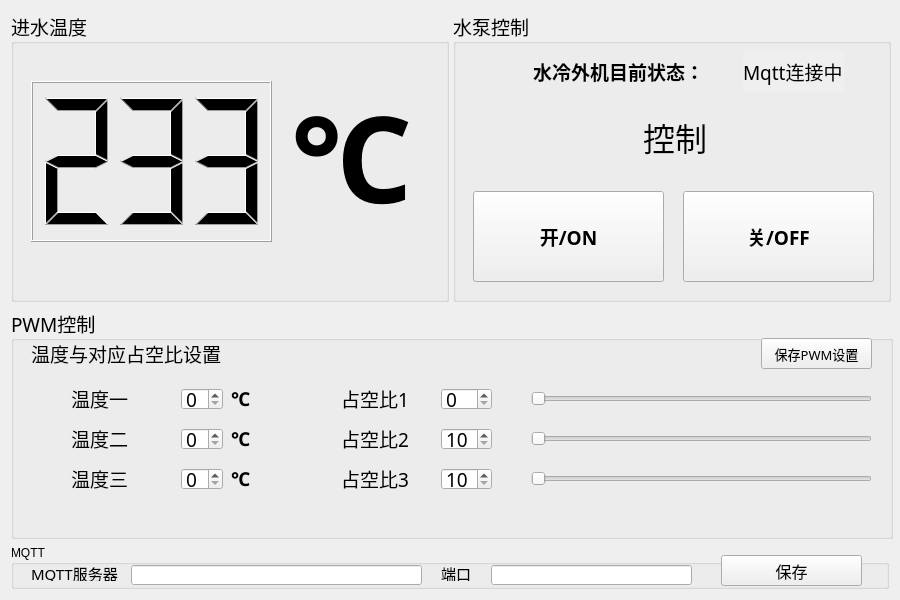
<?xml version="1.0" encoding="UTF-8"?>
<ui version="4.0">
 <class>Form</class>
 <widget class="QWidget" name="Form">
  <property name="geometry">
   <rect>
    <x>0</x>
    <y>0</y>
    <width>900</width>
    <height>600</height>
   </rect>
  </property>
  <property name="minimumSize">
   <size>
    <width>900</width>
    <height>600</height>
   </size>
  </property>
  <property name="maximumSize">
   <size>
    <width>900</width>
    <height>600</height>
   </size>
  </property>
  <property name="windowTitle">
   <string>水冷外机控制中心</string>
  </property>
  <layout class="QGridLayout" name="gridLayout">
   <item row="1" column="0" colspan="2">
    <widget class="QGroupBox" name="groupBox_3">
     <property name="minimumSize">
      <size>
       <width>882</width>
       <height>231</height>
      </size>
     </property>
     <property name="maximumSize">
      <size>
       <width>882</width>
       <height>231</height>
      </size>
     </property>
     <property name="font">
      <font>
       <family>微软雅黑 Light</family>
       <pointsize>14</pointsize>
      </font>
     </property>
     <property name="title">
      <string>PWM控制</string>
     </property>
     <widget class="QLabel" name="label_4">
      <property name="geometry">
       <rect>
        <x>20</x>
        <y>30</y>
        <width>191</width>
        <height>31</height>
       </rect>
      </property>
      <property name="text">
       <string>温度与对应占空比设置</string>
      </property>
     </widget>
     <widget class="QSpinBox" name="spinBox_pwm_wendu1">
      <property name="geometry">
       <rect>
        <x>170</x>
        <y>80</y>
        <width>42</width>
        <height>22</height>
       </rect>
      </property>
     </widget>
     <widget class="QSpinBox" name="spinBox_pwm_wendu2">
      <property name="geometry">
       <rect>
        <x>170</x>
        <y>120</y>
        <width>42</width>
        <height>22</height>
       </rect>
      </property>
     </widget>
     <widget class="QSpinBox" name="spinBox_pwm_wendu3">
      <property name="geometry">
       <rect>
        <x>170</x>
        <y>160</y>
        <width>42</width>
        <height>22</height>
       </rect>
      </property>
     </widget>
     <widget class="QSpinBox" name="spinBox_pwm_3">
      <property name="geometry">
       <rect>
        <x>430</x>
        <y>160</y>
        <width>51</width>
        <height>22</height>
       </rect>
      </property>
      <property name="minimum">
       <number>10</number>
      </property>
      <property name="maximum">
       <number>100</number>
      </property>
     </widget>
     <widget class="QSpinBox" name="spinBox_pwm_1">
      <property name="geometry">
       <rect>
        <x>430</x>
        <y>80</y>
        <width>51</width>
        <height>22</height>
       </rect>
      </property>
      <property name="minimum">
       <number>0</number>
      </property>
      <property name="maximum">
       <number>100</number>
      </property>
     </widget>
     <widget class="QSpinBox" name="spinBox_pwm_2">
      <property name="geometry">
       <rect>
        <x>430</x>
        <y>120</y>
        <width>51</width>
        <height>22</height>
       </rect>
      </property>
      <property name="minimum">
       <number>10</number>
      </property>
      <property name="maximum">
       <number>100</number>
      </property>
     </widget>
     <widget class="QLabel" name="label_5">
      <property name="geometry">
       <rect>
        <x>60</x>
        <y>80</y>
        <width>71</width>
        <height>21</height>
       </rect>
      </property>
      <property name="text">
       <string>温度一</string>
      </property>
     </widget>
     <widget class="QLabel" name="label_6">
      <property name="geometry">
       <rect>
        <x>60</x>
        <y>120</y>
        <width>71</width>
        <height>21</height>
       </rect>
      </property>
      <property name="text">
       <string>温度二</string>
      </property>
     </widget>
     <widget class="QLabel" name="label_7">
      <property name="geometry">
       <rect>
        <x>60</x>
        <y>160</y>
        <width>71</width>
        <height>21</height>
       </rect>
      </property>
      <property name="text">
       <string>温度三</string>
      </property>
     </widget>
     <widget class="QLabel" name="label_8">
      <property name="geometry">
       <rect>
        <x>220</x>
        <y>70</y>
        <width>31</width>
        <height>41</height>
       </rect>
      </property>
      <property name="font">
       <font>
        <family>Yu Gothic UI Semibold</family>
        <pointsize>14</pointsize>
        <weight>75</weight>
        <bold>true</bold>
       </font>
      </property>
      <property name="text">
       <string>℃</string>
      </property>
     </widget>
     <widget class="QLabel" name="label_9">
      <property name="geometry">
       <rect>
        <x>220</x>
        <y>110</y>
        <width>31</width>
        <height>41</height>
       </rect>
      </property>
      <property name="font">
       <font>
        <family>Yu Gothic UI Semibold</family>
        <pointsize>14</pointsize>
        <weight>75</weight>
        <bold>true</bold>
       </font>
      </property>
      <property name="text">
       <string>℃</string>
      </property>
     </widget>
     <widget class="QLabel" name="label_10">
      <property name="geometry">
       <rect>
        <x>220</x>
        <y>150</y>
        <width>31</width>
        <height>41</height>
       </rect>
      </property>
      <property name="font">
       <font>
        <family>Yu Gothic UI Semibold</family>
        <pointsize>14</pointsize>
        <weight>75</weight>
        <bold>true</bold>
       </font>
      </property>
      <property name="text">
       <string>℃</string>
      </property>
     </widget>
     <widget class="QLabel" name="label_11">
      <property name="geometry">
       <rect>
        <x>330</x>
        <y>70</y>
        <width>71</width>
        <height>41</height>
       </rect>
      </property>
      <property name="text">
       <string>占空比1</string>
      </property>
     </widget>
     <widget class="QLabel" name="label_12">
      <property name="geometry">
       <rect>
        <x>330</x>
        <y>110</y>
        <width>71</width>
        <height>41</height>
       </rect>
      </property>
      <property name="text">
       <string>占空比2</string>
      </property>
     </widget>
     <widget class="QLabel" name="label_13">
      <property name="geometry">
       <rect>
        <x>330</x>
        <y>150</y>
        <width>71</width>
        <height>41</height>
       </rect>
      </property>
      <property name="text">
       <string>占空比3</string>
      </property>
     </widget>
     <widget class="QSlider" name="horizontalSlider">
      <property name="geometry">
       <rect>
        <x>520</x>
        <y>80</y>
        <width>341</width>
        <height>22</height>
       </rect>
      </property>
      <property name="minimum">
       <number>0</number>
      </property>
      <property name="maximum">
       <number>100</number>
      </property>
      <property name="orientation">
       <enum>Qt::Horizontal</enum>
      </property>
     </widget>
     <widget class="QSlider" name="horizontalSlider_2">
      <property name="geometry">
       <rect>
        <x>520</x>
        <y>120</y>
        <width>341</width>
        <height>22</height>
       </rect>
      </property>
      <property name="minimum">
       <number>10</number>
      </property>
      <property name="maximum">
       <number>100</number>
      </property>
      <property name="orientation">
       <enum>Qt::Horizontal</enum>
      </property>
     </widget>
     <widget class="QSlider" name="horizontalSlider_3">
      <property name="geometry">
       <rect>
        <x>520</x>
        <y>160</y>
        <width>341</width>
        <height>22</height>
       </rect>
      </property>
      <property name="minimum">
       <number>10</number>
      </property>
      <property name="maximum">
       <number>100</number>
      </property>
      <property name="orientation">
       <enum>Qt::Horizontal</enum>
      </property>
     </widget>
     <widget class="QPushButton" name="pwm_save">
      <property name="geometry">
       <rect>
        <x>750</x>
        <y>30</y>
        <width>111</width>
        <height>31</height>
       </rect>
      </property>
      <property name="font">
       <font>
        <family>微软雅黑</family>
        <pointsize>10</pointsize>
       </font>
      </property>
      <property name="text">
       <string>保存PWM设置</string>
      </property>
     </widget>
    </widget>
   </item>
   <item row="0" column="0">
    <widget class="QGroupBox" name="box_show_wendu">
     <property name="minimumSize">
      <size>
       <width>438</width>
       <height>291</height>
      </size>
     </property>
     <property name="maximumSize">
      <size>
       <width>438</width>
       <height>291</height>
      </size>
     </property>
     <property name="font">
      <font>
       <family>微软雅黑 Light</family>
       <pointsize>14</pointsize>
       <weight>50</weight>
       <bold>false</bold>
      </font>
     </property>
     <property name="title">
      <string>进水温度</string>
     </property>
     <widget class="QLCDNumber" name="show_wendu">
      <property name="geometry">
       <rect>
        <x>20</x>
        <y>70</y>
        <width>241</width>
        <height>161</height>
       </rect>
      </property>
      <property name="digitCount">
       <number>3</number>
      </property>
      <property name="segmentStyle">
       <enum>QLCDNumber::Filled</enum>
      </property>
      <property name="value" stdset="0">
       <double>233.000000000000000</double>
      </property>
      <property name="intValue" stdset="0">
       <number>233</number>
      </property>
     </widget>
     <widget class="QLabel" name="label_3">
      <property name="geometry">
       <rect>
        <x>280</x>
        <y>40</y>
        <width>121</width>
        <height>211</height>
       </rect>
      </property>
      <property name="font">
       <font>
        <family>Yu Gothic UI Semibold</family>
        <pointsize>90</pointsize>
        <weight>75</weight>
        <bold>true</bold>
       </font>
      </property>
      <property name="text">
       <string>℃</string>
      </property>
     </widget>
    </widget>
   </item>
   <item row="0" column="1">
    <widget class="QGroupBox" name="box_control">
     <property name="minimumSize">
      <size>
       <width>438</width>
       <height>291</height>
      </size>
     </property>
     <property name="maximumSize">
      <size>
       <width>438</width>
       <height>291</height>
      </size>
     </property>
     <property name="font">
      <font>
       <family>微软雅黑 Light</family>
       <pointsize>14</pointsize>
      </font>
     </property>
     <property name="title">
      <string>水泵控制</string>
     </property>
     <widget class="QLabel" name="label">
      <property name="geometry">
       <rect>
        <x>80</x>
        <y>40</y>
        <width>171</width>
        <height>41</height>
       </rect>
      </property>
      <property name="font">
       <font>
        <family>微软雅黑</family>
        <weight>75</weight>
        <bold>true</bold>
       </font>
      </property>
      <property name="text">
       <string>水冷外机目前状态：</string>
      </property>
     </widget>
     <widget class="QLabel" name="label_show_zhuangtai">
      <property name="geometry">
       <rect>
        <x>290</x>
        <y>40</y>
        <width>101</width>
        <height>41</height>
       </rect>
      </property>
      <property name="mouseTracking">
       <bool>false</bool>
      </property>
      <property name="tabletTracking">
       <bool>false</bool>
      </property>
      <property name="layoutDirection">
       <enum>Qt::LeftToRight</enum>
      </property>
      <property name="autoFillBackground">
       <bool>true</bool>
      </property>
      <property name="text">
       <string>Mqtt连接中</string>
      </property>
     </widget>
     <widget class="QLabel" name="label_2">
      <property name="geometry">
       <rect>
        <x>190</x>
        <y>100</y>
        <width>71</width>
        <height>51</height>
       </rect>
      </property>
      <property name="font">
       <font>
        <family>微软雅黑</family>
        <pointsize>24</pointsize>
        <weight>50</weight>
        <bold>false</bold>
       </font>
      </property>
      <property name="text">
       <string>控制</string>
      </property>
     </widget>
     <widget class="QPushButton" name="bt_on">
      <property name="geometry">
       <rect>
        <x>20</x>
        <y>180</y>
        <width>191</width>
        <height>91</height>
       </rect>
      </property>
      <property name="font">
       <font>
        <family>微软雅黑</family>
        <pointsize>14</pointsize>
        <weight>75</weight>
        <bold>true</bold>
       </font>
      </property>
      <property name="text">
       <string>开/ON</string>
      </property>
      <property name="checkable">
       <bool>true</bool>
      </property>
     </widget>
     <widget class="QPushButton" name="bt_off">
      <property name="geometry">
       <rect>
        <x>230</x>
        <y>180</y>
        <width>191</width>
        <height>91</height>
       </rect>
      </property>
      <property name="font">
       <font>
        <family>微软雅黑</family>
        <weight>75</weight>
        <bold>true</bold>
       </font>
      </property>
      <property name="text">
       <string>关/OFF</string>
      </property>
      <property name="checkable">
       <bool>true</bool>
      </property>
     </widget>
    </widget>
   </item>
   <item row="2" column="0" colspan="2">
    <widget class="QGroupBox" name="groupBox">
     <property name="title">
      <string>MQTT</string>
     </property>
     <widget class="QLabel" name="label_14">
      <property name="geometry">
       <rect>
        <x>20</x>
        <y>20</y>
        <width>101</width>
        <height>16</height>
       </rect>
      </property>
      <property name="font">
       <font>
        <family>微软雅黑</family>
        <pointsize>11</pointsize>
       </font>
      </property>
      <property name="text">
       <string>MQTT服务器</string>
      </property>
     </widget>
     <widget class="QLabel" name="label_15">
      <property name="geometry">
       <rect>
        <x>430</x>
        <y>20</y>
        <width>41</width>
        <height>16</height>
       </rect>
      </property>
      <property name="font">
       <font>
        <family>微软雅黑</family>
        <pointsize>11</pointsize>
       </font>
      </property>
      <property name="text">
       <string>端口</string>
      </property>
     </widget>
     <widget class="QLineEdit" name="mqtt_service">
      <property name="geometry">
       <rect>
        <x>120</x>
        <y>20</y>
        <width>291</width>
        <height>20</height>
       </rect>
      </property>
     </widget>
     <widget class="QLineEdit" name="mqtt_port">
      <property name="geometry">
       <rect>
        <x>480</x>
        <y>20</y>
        <width>201</width>
        <height>20</height>
       </rect>
      </property>
     </widget>
     <widget class="QPushButton" name="pushButton">
      <property name="geometry">
       <rect>
        <x>710</x>
        <y>10</y>
        <width>141</width>
        <height>31</height>
       </rect>
      </property>
      <property name="font">
       <font>
        <family>微软雅黑</family>
        <pointsize>12</pointsize>
       </font>
      </property>
      <property name="text">
       <string>保存</string>
      </property>
     </widget>
    </widget>
   </item>
  </layout>
 </widget>
 <resources/>
 <connections>
  <connection>
   <sender>spinBox_pwm_1</sender>
   <signal>valueChanged(int)</signal>
   <receiver>horizontalSlider</receiver>
   <slot>setValue(int)</slot>
   <hints>
    <hint type="sourcelabel">
     <x>464</x>
     <y>401</y>
    </hint>
    <hint type="destinationlabel">
     <x>628</x>
     <y>407</y>
    </hint>
   </hints>
  </connection>
  <connection>
   <sender>horizontalSlider</sender>
   <signal>valueChanged(int)</signal>
   <receiver>spinBox_pwm_1</receiver>
   <slot>setValue(int)</slot>
   <hints>
    <hint type="sourcelabel">
     <x>649</x>
     <y>396</y>
    </hint>
    <hint type="destinationlabel">
     <x>466</x>
     <y>395</y>
    </hint>
   </hints>
  </connection>
  <connection>
   <sender>spinBox_pwm_2</sender>
   <signal>valueChanged(int)</signal>
   <receiver>horizontalSlider_2</receiver>
   <slot>setValue(int)</slot>
   <hints>
    <hint type="sourcelabel">
     <x>462</x>
     <y>443</y>
    </hint>
    <hint type="destinationlabel">
     <x>586</x>
     <y>442</y>
    </hint>
   </hints>
  </connection>
  <connection>
   <sender>horizontalSlider_2</sender>
   <signal>valueChanged(int)</signal>
   <receiver>spinBox_pwm_2</receiver>
   <slot>setValue(int)</slot>
   <hints>
    <hint type="sourcelabel">
     <x>643</x>
     <y>434</y>
    </hint>
    <hint type="destinationlabel">
     <x>465</x>
     <y>430</y>
    </hint>
   </hints>
  </connection>
  <connection>
   <sender>spinBox_pwm_3</sender>
   <signal>valueChanged(int)</signal>
   <receiver>horizontalSlider_3</receiver>
   <slot>setValue(int)</slot>
   <hints>
    <hint type="sourcelabel">
     <x>462</x>
     <y>480</y>
    </hint>
    <hint type="destinationlabel">
     <x>570</x>
     <y>483</y>
    </hint>
   </hints>
  </connection>
  <connection>
   <sender>horizontalSlider_3</sender>
   <signal>valueChanged(int)</signal>
   <receiver>spinBox_pwm_3</receiver>
   <slot>setValue(int)</slot>
   <hints>
    <hint type="sourcelabel">
     <x>639</x>
     <y>475</y>
    </hint>
    <hint type="destinationlabel">
     <x>466</x>
     <y>472</y>
    </hint>
   </hints>
  </connection>
 </connections>
</ui>
